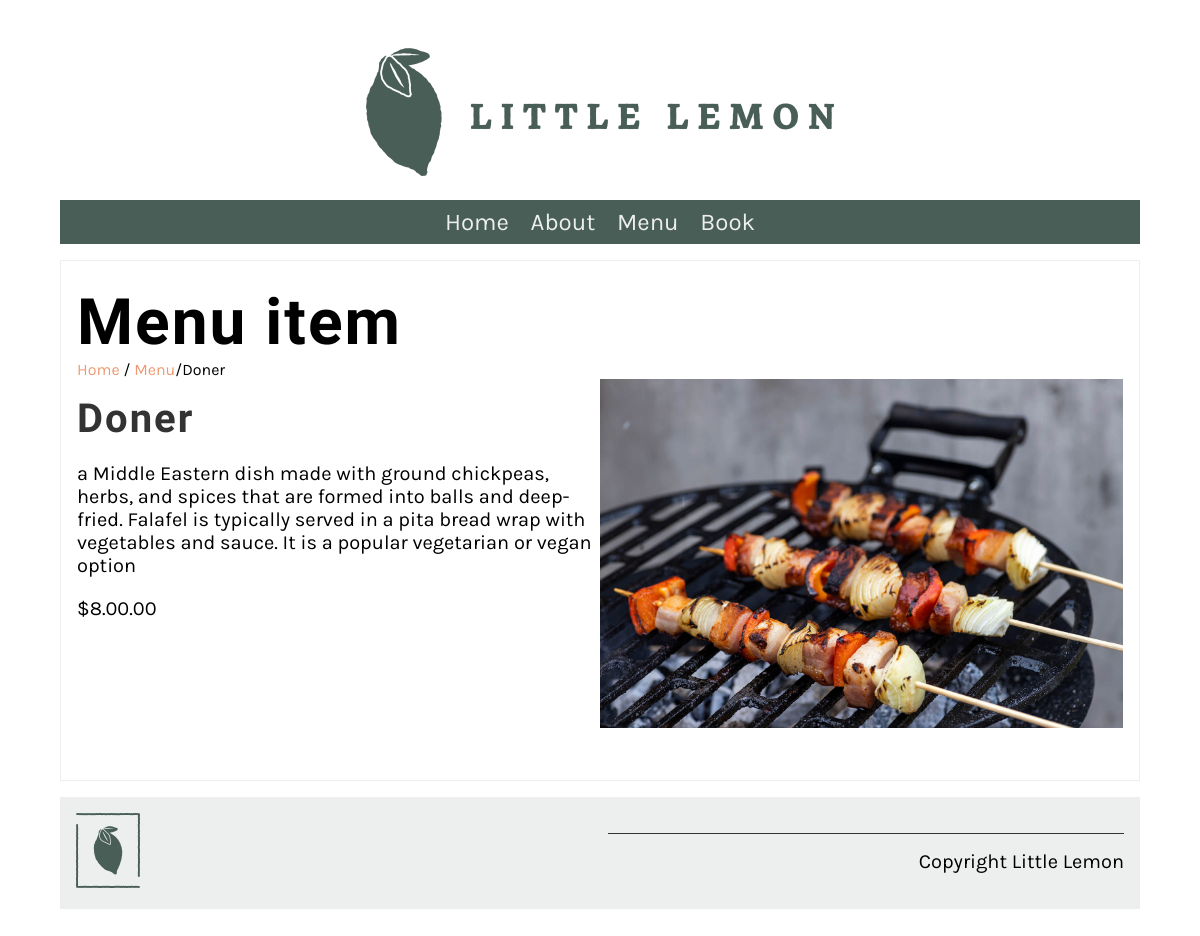
Screenshot of /menu_item/1/ with the database file from the repository.
### restaurant/models.py (models this page shows, shortened)
class Menu(models.Model):
   name = models.CharField(max_length=200)
   price = models.DecimalField(max_digits=6, decimal_places=2)
   inventory = models.SmallIntegerField(default=0)
   menu_item_description = models.CharField(max_length=1000, default='')
   category = models.ForeignKey('Category', on_delete = models.PROTECT, default = 1)
   menu_of_the_day = models.BooleanField(default=False)

### restaurant/views.py (the view)
# urls.py: path('menu_item/<int:pk>/', views.display_menu_items, name='menu_item'),
def display_menu_items(request, pk=None):
    if pk:
        menu_item = Menu.objects.get(pk=pk)
    else:
        menu_item = ""
    return render(request, 'menu_item.html', {'menu_item':menu_item})

### restaurant/templates/menu_item.html
{% extends 'base.html' %} {% load static %} {% block content %}
<section>
  <article>
    <h1>Menu item</h1>
    <span>
      <a href="{% url 'home' %}">Home</a> /
      <a href="{% url 'menu' %}">Menu</a>/{{ menu_item.name }}
    </span>
    <div class="row">
      <div class="column">
        <h2>
          {{ menu_item.name }}
        </h2>
        <p>
          {{ menu_item.menu_item_description }}
        </p>
        <p>
          ${{ menu_item.price }}.00
        </p>
      </div>
      <div class="column">
        <img
          src="/restaurant/static/img/menu_items/{{menu_item.name}}.jpg"
          alt="{{ menu_item.name}}"
        />
      </div>
    </div>
  </article>
</section>
{% endblock %}

### restaurant/static/css/style.css (style rules this page uses)
body { font-family: 'Karla', sans-serif; margin-top: 3rem; margin-bottom: 3rem; margin-left: 5%; margin-right: 5%; }
h1, h2, h3, h4, h5, h6 { font-family: 'Markazi Text', serif; letter-spacing: 2px;; }
h1 { font-size: 4rem; margin-top: 1.5rem; margin-bottom: 0; }
h2 { font-size: 2.5rem; color: #333333; margin:1rem 0; }
p, ul { font-size: 1.25rem;; }
a { color: #EE9972; text-decoration: none; }
section { display: flex; gap: 2rem 1rem; margin-top: 1rem; margin-bottom: 1rem; flex-direction: row; }
article { flex:1; }
article img { max-width: 100%; }
main article { border: 1px solid #EDEFEE; padding-left: 1rem; padding-right: 1rem; }
.row { display: flex; flex-direction: row; width: 100%; padding-bottom: 1rem; }
.column { flex-basis: 50%; margin-bottom: 1rem; padding-bottom: 1rem; }

### rows the page displays
Menu: name "Doner", menu_item_description "a Middle Eastern dish made with ground chickpeas, herbs, and spices that are formed into balls and deep-fried. Falafel is typically served in a pita bread wrap with vegetables and sauce. It is a popular vegetarian or vegan option", price "8.00", name (picture)
